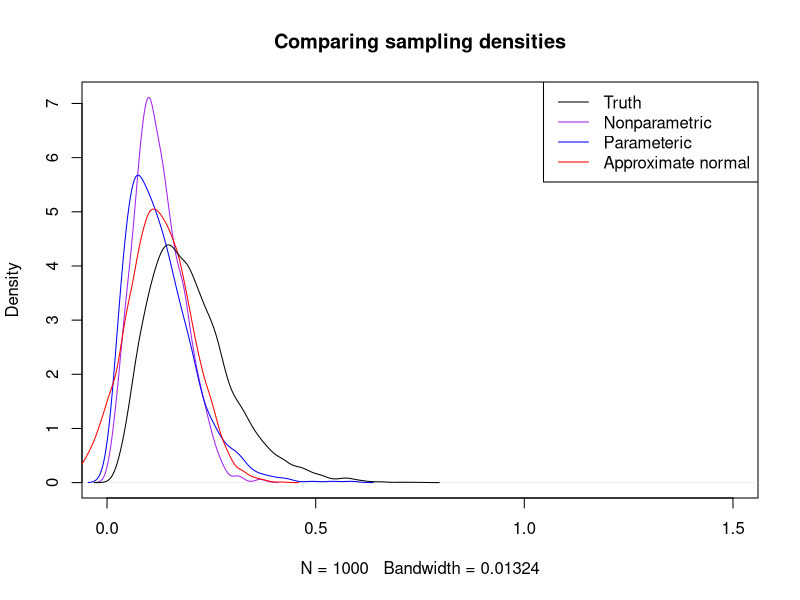
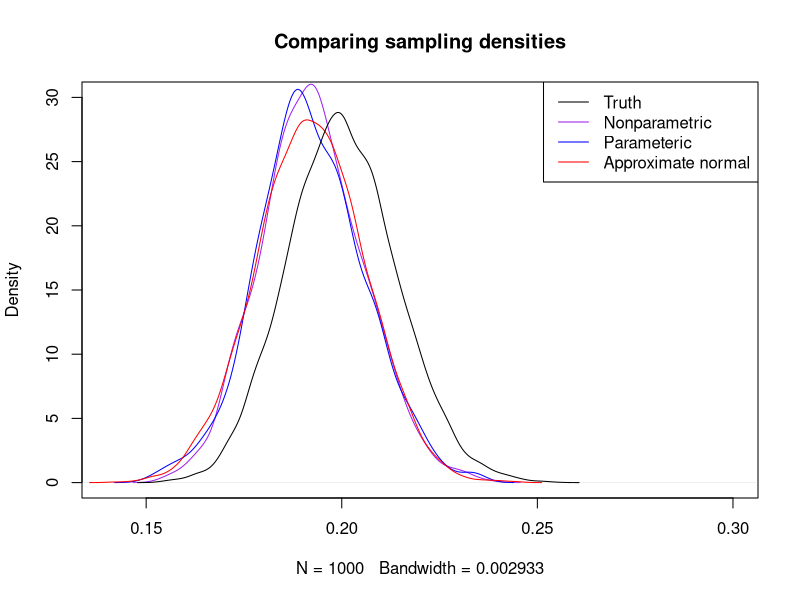

Recreate these plots in R, in order.
###########################################
## Bootstrap for the Gamma distribution
###########################################
set.seed(10)

n <- 20
a <- .20
my.samp <- rgamma(n, shape = a, rate = 1)

barx <- mean(my.samp)

B <- 1e3 # number of bootstrap samples
boot.np <- numeric(length = B)
boot.p <- numeric(length = B)

for(b in 1:B)
{
  boot.samp.np <- sample(my.samp, replace = TRUE) # NP Bootstramp samples
  boot.np[b] <- mean(boot.samp.np) # NP Bootstrap estimator
  
  boot.samp.p <- rgamma(n, shape = barx, rate = 1) #parametric bootstrap samples
  boot.p[b] <- mean(boot.samp.p) # P bootstrap estimator
}

# 95% Bootstrap confidence interval
quantile(boot.np, probs = c(.025, .975))  # nonparameteric
quantile(boot.p, probs = c(.025, .975)) #parametric

# 95% asymptotic CI
c( barx - qnorm(.975)*sqrt(barx/n), barx + qnorm(.975)*sqrt(barx/n) )
#Notice that the CIs via bootstrap are very different

# Simulate repeated estimates to construct a 95% CI
true.samp <- numeric(length = 1e4)
for(i in 1:1e4)
{
  samp <- rgamma(n, shape = a, rate = 1)
  true.samp[i] <- mean(samp)
}
quantile(true.samp, probs = c(.025, .975))

plot(density(boot.np), col = "purple", xlim = c(0,1.5),
     main = "Comparing sampling densities")
lines(density(boot.p), col = "blue")
lines(density(rnorm(1e4, mean = barx, sd = sqrt(barx/n))), col = "red")
lines(density(true.samp))
legend("topright",lty = 1, legend = c("Truth", "Nonparametric", "Parameteric", "Approximate normal"), col = c("black", "purple", "blue", "red"))




###########################################
# Now n is bigger

n <- 1000
a <- .20
my.samp <- rgamma(n, shape = a, rate = 1)

barx <- mean(my.samp)

B <- 1e3 # number of bootstrap samples
boot.np <- numeric(length = B)
boot.p <- numeric(length = B)

for(b in 1:B)
{
  boot.samp.np <- sample(my.samp, replace = TRUE) # NP Bootstramp samples
  boot.np[b] <- mean(boot.samp.np) # NP Bootstrap estimator
  
  boot.samp.p <- rgamma(n, shape = barx, rate = 1) #parametric bootstrap samples
  boot.p[b] <- mean(boot.samp.p) # P bootstrap estimator
}

# 95% Bootstrap confidence interval
quantile(boot.np, probs = c(.025, .975))  # nonparameteric
quantile(boot.p, probs = c(.025, .975)) #parametric

# 95% asymptotic CI
c( barx - qnorm(.975)*sqrt(barx/n), barx + qnorm(.975)*sqrt(barx/n) )
#Notice that the CIs via bootstrap are very different

# Simulate repeated estimates to construct a 95% CI
true.samp <- numeric(length = 1e4)
for(i in 1:1e4)
{
  samp <- rgamma(n, shape = a, rate = 1)
  true.samp[i] <- mean(samp)
}
quantile(true.samp, probs = c(.025, .975))

plot(density(boot.np), col = "purple", xlim = c(.14,.3),
     main = "Comparing sampling densities", ylim = c(0,30))
lines(density(boot.p), col = "blue")
lines(density(rnorm(1e4, mean = barx, sd = sqrt(barx/n))), col = "red")
lines(density(true.samp))
legend("topright",lty = 1, legend = c("Truth", "Nonparametric", "Parameteric", "Approximate normal"), col = c("black", "purple", "blue", "red"))

